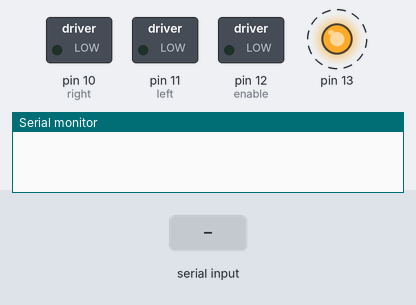
A sketch run on a simulated Arduino Uno, built with avr-gcc and run on an emulated ATmega328P. Parts: switched loads named in the sketch (green lamp = pin HIGH), output pins drawn as LEDs (lit = HIGH), the last lines printed to the serial monitor. Dashed ring = blinking. The inputs (shaded band) are chosen by the test bench.

Above: at 1.2 s.
1.3 s: "90,45\n" received over Serial
At 3.3 s:
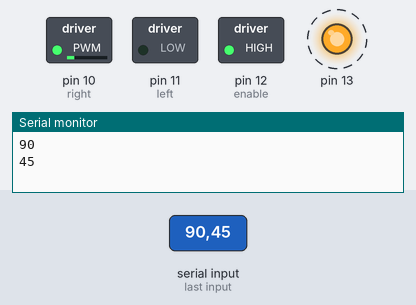
4.3 s: "30,150\n" received over Serial
At 7.2 s:
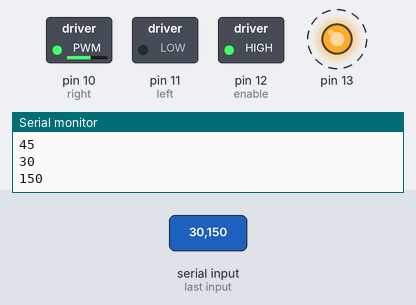
7.3 s: "200\n" received over Serial
At 9.8 s:
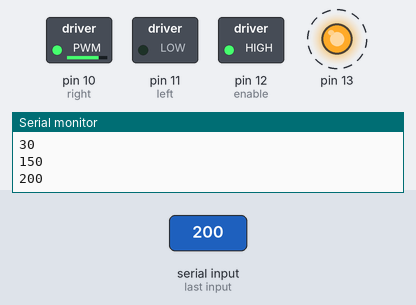
10.3 s: "90\n" received over Serial
At 11.8 s:
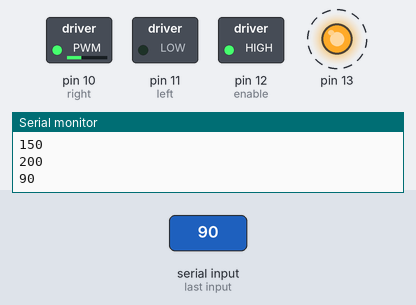
Timing chart, 0 to 14.3 s (numbered marks = the images above; inputs shaded):
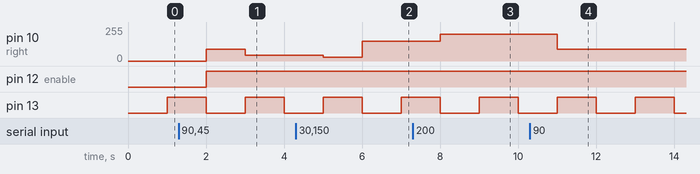

Measured:
- after the input at 1.3 s, pin 10 (right): 0/255 → 90/255 after 0.70 s, → 45/255 1.0 s later; pin 12 (enable): LOW → HIGH after 0.70 s
- after the input at 4.3 s, pin 10 (right): 45/255 → 30/255 after 0.70 s, → 150/255 1.0 s later
- after the input at 7.3 s, pin 10 (right): 150/255 → 200/255 after 0.70 s
- after the input at 10.3 s, pin 10 (right): 200/255 → 90/255 after 0.70 s
- by itself, pin 13: alternates HIGH for 1.0 s and LOW for 1.0 s

The sketch:

H-bro_L293.ino
```cpp
/*
   Dette program tager mod kommandoer tal -255 til 255 for at styre motor
   minus giver en retning + den anden retning. 0=STOP 255=100% power
*/

//***********************************
//Setup constants
//***********************************
const int enable = 12;
const int left = 11;
const int right = 10;

//***********************************
// Global variable
//***********************************

int incomingByte = 0;   // for incoming serial data
int motorSpeed = 0;
int oldSpeed = 0;
int ledToggle = 0;

void setup() {

  //***********************************
  // Set input and output pins, set default value
  //***********************************
    pinMode(enable,OUTPUT);
    digitalWrite(enable,LOW);

    pinMode(left,OUTPUT);
    analogWrite(left,0);
    pinMode(right,OUTPUT);
    analogWrite(right,0);

    ///////////////////////////
    // FOR DEBUG PURPOSES
    pinMode(13, OUTPUT);
    digitalWrite(13, ledToggle);
    ///////////////////////////
    //***********************************
    //Serial connection 9600 Baud
    //***********************************
    Serial.begin(9600);

  }

void loop() {
  // put your main code here, to run repeatedly:
  motorSpeed = readSerial();

  // Check if speedchange is nessesary
  if (oldSpeed != motorSpeed)
  {
    if (motorSpeed == 0)
    {
      // Shut down all FETs
      digitalWrite(enable, LOW);
      analogWrite(left, 0);
      analogWrite(right, 0);
    }
    else if (motorSpeed > 0)
    {
      digitalWrite(enable, HIGH);
      analogWrite(left, 0);
      analogWrite(right, motorSpeed);
    }
    else if (motorSpeed < 0)
    {
      digitalWrite(enable, HIGH);
      analogWrite(right, 0);
      analogWrite(left, motorSpeed * -1);
    }
    Serial.println(motorSpeed,DEC);

    // Save new speedvalue
    oldSpeed = motorSpeed;
  }
  delay(1000);

  // Toogle the LED 13 for livelight
  ledToggle=ledToggle + 1;
  digitalWrite(13,ledToggle%2 );
}

//***********************************
// Read data from UART connection
//***********************************
int readSerial() {
  if (Serial.available() > 1) {
    // read the incoming byte:
    incomingByte = Serial.parseInt();
  }
  return incomingByte;
}
```
